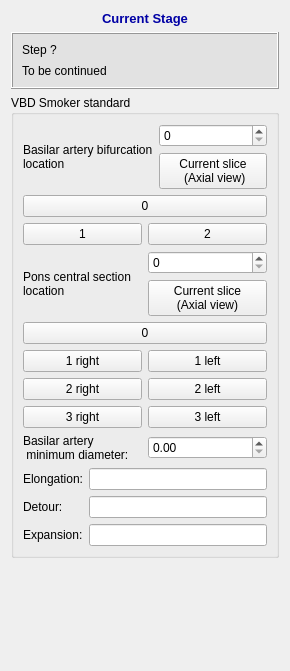
<?xml version="1.0" encoding="UTF-8"?>
<ui version="4.0">
 <class>QInteractorStyleVBDSmokerSeeds</class>
 <widget class="QWidget" name="QInteractorStyleVBDSmokerSeeds">
  <property name="geometry">
   <rect>
    <x>0</x>
    <y>0</y>
    <width>290</width>
    <height>671</height>
   </rect>
  </property>
  <property name="windowTitle">
   <string>VBDSmoker</string>
  </property>
  <layout class="QVBoxLayout" name="verticalLayout_4">
   <item>
    <widget class="QLabel" name="label_39">
     <property name="font">
      <font>
       <pointsize>10</pointsize>
       <weight>75</weight>
       <bold>true</bold>
      </font>
     </property>
     <property name="text">
      <string>&lt;html&gt;&lt;head/&gt;&lt;body&gt;&lt;p&gt;&lt;span style=&quot; color:#0000a5;&quot;&gt;Current Stage&lt;/span&gt;&lt;/p&gt;&lt;/body&gt;&lt;/html&gt;</string>
     </property>
     <property name="alignment">
      <set>Qt::AlignCenter</set>
     </property>
    </widget>
   </item>
   <item>
    <widget class="QFrame" name="frame_10">
     <property name="minimumSize">
      <size>
       <width>0</width>
       <height>0</height>
      </size>
     </property>
     <property name="font">
      <font>
       <family>Arial</family>
       <pointsize>10</pointsize>
      </font>
     </property>
     <property name="styleSheet">
      <string notr="true">background-color: rgb(226, 226, 226)</string>
     </property>
     <property name="frameShape">
      <enum>QFrame::Box</enum>
     </property>
     <property name="frameShadow">
      <enum>QFrame::Raised</enum>
     </property>
     <property name="lineWidth">
      <number>1</number>
     </property>
     <layout class="QVBoxLayout" name="verticalLayout_25">
      <property name="spacing">
       <number>7</number>
      </property>
      <item>
       <layout class="QVBoxLayout" name="verticalLayout_26">
        <property name="spacing">
         <number>7</number>
        </property>
        <item>
         <layout class="QHBoxLayout" name="horizontalLayout_17">
          <item>
           <widget class="QLabel" name="label_40">
            <property name="font">
             <font>
              <family>Arial</family>
             </font>
            </property>
            <property name="text">
             <string>Step ?</string>
            </property>
           </widget>
          </item>
         </layout>
        </item>
       </layout>
      </item>
      <item>
       <widget class="QLabel" name="label_11">
        <property name="text">
         <string>To be continued</string>
        </property>
        <property name="wordWrap">
         <bool>true</bool>
        </property>
       </widget>
      </item>
     </layout>
    </widget>
   </item>
   <item>
    <widget class="QGroupBox" name="groupBox_4">
     <property name="title">
      <string>VBD Smoker standard</string>
     </property>
     <layout class="QVBoxLayout" name="verticalLayout">
      <item>
       <layout class="QHBoxLayout" name="horizontalLayout_2">
        <item>
         <widget class="QLabel" name="label_3">
          <property name="text">
           <string>Basilar artery bifurcation
location</string>
          </property>
         </widget>
        </item>
        <item>
         <layout class="QVBoxLayout" name="verticalLayout_3">
          <item>
           <widget class="QSpinBox" name="spinBoxBasilarArteryBifurcationLocation"/>
          </item>
          <item>
           <widget class="QPushButton" name="pushButtonBasilarArteryBifurcationLocation">
            <property name="text">
             <string>Current slice
 (Axial view)</string>
            </property>
           </widget>
          </item>
         </layout>
        </item>
       </layout>
      </item>
      <item>
       <layout class="QGridLayout" name="gridLayout_3">
        <item row="1" column="1">
         <widget class="QPushButton" name="pushButtonBasilarArteryBifurcationLocation2">
          <property name="text">
           <string>2</string>
          </property>
          <property name="checkable">
           <bool>true</bool>
          </property>
         </widget>
        </item>
        <item row="1" column="0">
         <widget class="QPushButton" name="pushButtonBasilarArteryBifurcationLocation1">
          <property name="text">
           <string>1</string>
          </property>
          <property name="checkable">
           <bool>true</bool>
          </property>
         </widget>
        </item>
        <item row="0" column="0" colspan="2">
         <widget class="QPushButton" name="pushButtonBasilarArteryBifurcationLocation0">
          <property name="text">
           <string>0</string>
          </property>
          <property name="checkable">
           <bool>true</bool>
          </property>
         </widget>
        </item>
       </layout>
      </item>
      <item>
       <layout class="QHBoxLayout" name="horizontalLayout_7">
        <item>
         <widget class="QLabel" name="label_4">
          <property name="text">
           <string>Pons central section
location</string>
          </property>
         </widget>
        </item>
        <item>
         <layout class="QVBoxLayout" name="verticalLayout_2">
          <item>
           <widget class="QSpinBox" name="spinBoxPonsCentralSectionLocation"/>
          </item>
          <item>
           <widget class="QPushButton" name="pushButtonPonsCentralSectionLocation">
            <property name="text">
             <string>Current slice
(Axial view)</string>
            </property>
           </widget>
          </item>
         </layout>
        </item>
       </layout>
      </item>
      <item>
       <layout class="QGridLayout" name="gridLayout_2">
        <item row="3" column="1">
         <widget class="QPushButton" name="pushButtonPonsCentralSectionLocation3Right">
          <property name="text">
           <string>3 right</string>
          </property>
          <property name="checkable">
           <bool>true</bool>
          </property>
         </widget>
        </item>
        <item row="0" column="1" colspan="2">
         <widget class="QPushButton" name="pushButtonPonsCentralSectionLocation0">
          <property name="text">
           <string>0</string>
          </property>
          <property name="checkable">
           <bool>true</bool>
          </property>
         </widget>
        </item>
        <item row="3" column="2">
         <widget class="QPushButton" name="pushButtonPonsCentralSectionLocation3Left">
          <property name="text">
           <string>3 left</string>
          </property>
          <property name="checkable">
           <bool>true</bool>
          </property>
         </widget>
        </item>
        <item row="1" column="1">
         <widget class="QPushButton" name="pushButtonPonsCentralSectionLocation1Right">
          <property name="text">
           <string>1 right</string>
          </property>
          <property name="checkable">
           <bool>true</bool>
          </property>
         </widget>
        </item>
        <item row="2" column="1">
         <widget class="QPushButton" name="pushButtonPonsCentralSectionLocation2Right">
          <property name="text">
           <string>2 right</string>
          </property>
          <property name="checkable">
           <bool>true</bool>
          </property>
         </widget>
        </item>
        <item row="2" column="2">
         <widget class="QPushButton" name="pushButtonPonsCentralSectionLocation2Left">
          <property name="text">
           <string>2 left</string>
          </property>
          <property name="checkable">
           <bool>true</bool>
          </property>
         </widget>
        </item>
        <item row="1" column="2">
         <widget class="QPushButton" name="pushButtonPonsCentralSectionLocation1Left">
          <property name="text">
           <string>1 left</string>
          </property>
          <property name="checkable">
           <bool>true</bool>
          </property>
         </widget>
        </item>
       </layout>
      </item>
      <item>
       <layout class="QHBoxLayout" name="horizontalLayout_9">
        <item>
         <widget class="QLabel" name="label_5">
          <property name="text">
           <string>Basilar artery
 minimum diameter:</string>
          </property>
         </widget>
        </item>
        <item>
         <widget class="QDoubleSpinBox" name="doubleSpinBoxBasilarArteryMinimumDiameter"/>
        </item>
       </layout>
      </item>
      <item>
       <layout class="QGridLayout" name="gridLayout_4">
        <item row="0" column="0">
         <widget class="QLabel" name="label_7">
          <property name="text">
           <string>Elongation:</string>
          </property>
         </widget>
        </item>
        <item row="1" column="1">
         <widget class="QLineEdit" name="lineEditDetour">
          <property name="readOnly">
           <bool>true</bool>
          </property>
         </widget>
        </item>
        <item row="0" column="1">
         <widget class="QLineEdit" name="lineEditElongation">
          <property name="readOnly">
           <bool>true</bool>
          </property>
         </widget>
        </item>
        <item row="1" column="0">
         <widget class="QLabel" name="label_6">
          <property name="text">
           <string>Detour:</string>
          </property>
         </widget>
        </item>
        <item row="2" column="0">
         <widget class="QLabel" name="label_8">
          <property name="text">
           <string>Expansion:</string>
          </property>
         </widget>
        </item>
        <item row="2" column="1">
         <widget class="QLineEdit" name="lineEditExpansion">
          <property name="readOnly">
           <bool>true</bool>
          </property>
         </widget>
        </item>
       </layout>
      </item>
     </layout>
    </widget>
   </item>
   <item>
    <spacer name="verticalSpacer">
     <property name="orientation">
      <enum>Qt::Vertical</enum>
     </property>
     <property name="sizeHint" stdset="0">
      <size>
       <width>20</width>
       <height>99</height>
      </size>
     </property>
    </spacer>
   </item>
  </layout>
  <zorder>label_39</zorder>
  <zorder>frame_10</zorder>
  <zorder>groupBox_4</zorder>
  <zorder>verticalSpacer</zorder>
 </widget>
 <resources/>
 <connections/>
</ui>
